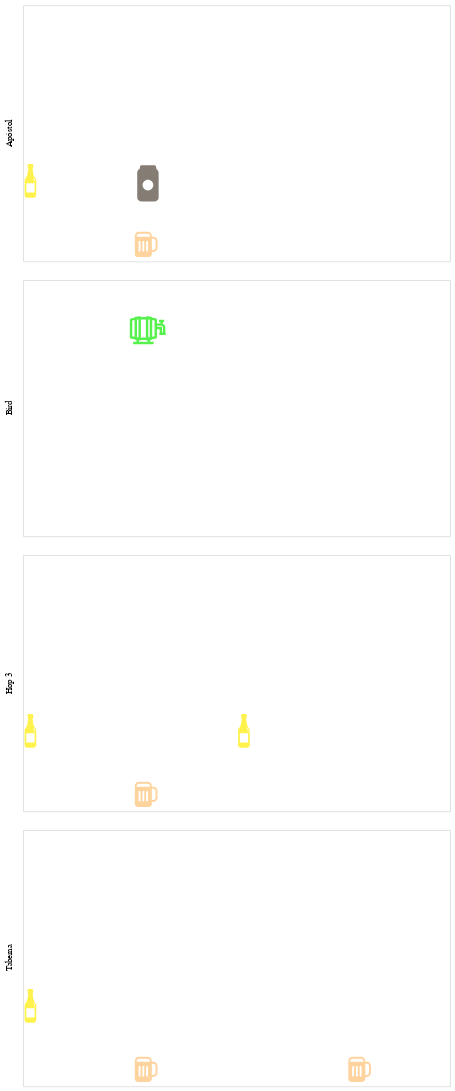

Notebook code cell kept with this figure:
### Code cell
domains = ['mug', 'bottle', 'can', 'barrel']

shape_scale = alt.Scale(domain=domains,
                        range=[beer_mug,
                               beer_bottle,
                               beer_can,
                               beer_barrel])

color_scale = alt.Scale(domain=domains,
                        range=['#FFC174',
                               '#ffec00',
                               '#514538',
                               '#0fec00'])

alt.Chart(source).mark_point(filled=True,
                             #opacity=1,
                             size=50).encode(alt.X('x:O',
                                                    axis=None),
                                              alt.Y('container:O',
                                                    axis=None),
                                              alt.Row('taproom:N',
                                                      header=alt.Header(title='')),
                                              alt.Shape('container:N',
                                                        legend=None,
                                                        scale=shape_scale),
                                              alt.Color('container:N',
                                                        legend=None,
                                                        scale=color_scale),).transform_window(x='rank()',
                                                                                              groupby=['taproom',
                                                                                                       'container']).properties(width=500,
                                                                                                                                height=300)
